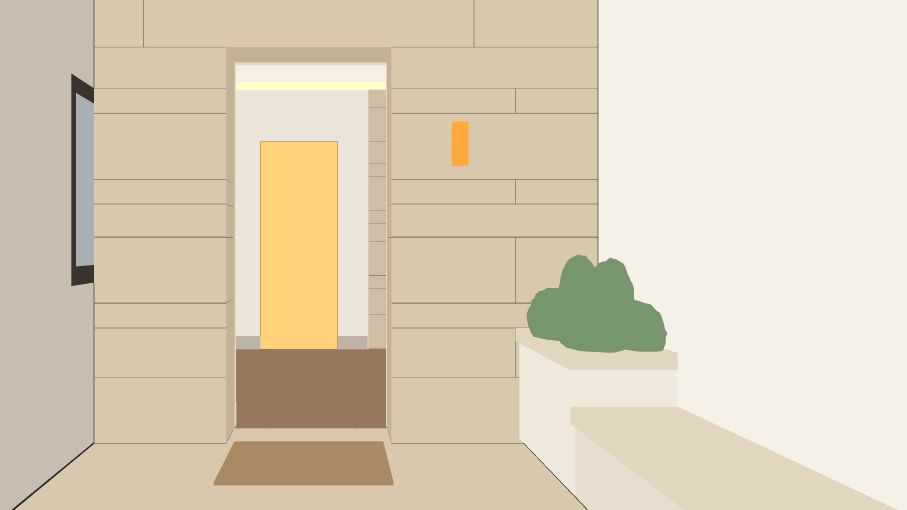
#> input picture assets/blockout/house/framing/wm-door-2026-11-16/D0-none-id.png, 2720 x 1530 px (shown at 1/3 size); its folder holds only this picture in this run
$ python heal_hdx_corner.py ../../../../../blockout/house/framing/wm-door-2026-11-16/D0-none-id.png ../../../../../blockout/house/framing/wm-door-2026-11-16/D0-open-id.png
#> lines starting #> are read from the running program, lines starting #| are printed output that depends on the picture
### assets/renders/hall/warm-modern/hall-2026-11-17/tools/prep_d0o.py
#!/usr/bin/env python3
"""
prep_d0o.py: the model input of the D0o still (render-agent, 2026-11-17). 0 tokens.
  outside the mask: the approved D0 (assets/renders/hall/warm-modern/door-2026-11-16/d0.png), byte for byte
  inside the mask: the lit clay D0-none (wm-door-2026-11-16), through its id pass:
    - the whole interior scaled in linear light so that the jib door (id 82, u 0.28-0.36, v 0.40-0.55, Z 0.80-1.65) sits
      at the 11.9.3 target, -0.60 stops vs base.png's back wall
    - the hall floor (10) to smoked oak: chroma of #8B6F55, median L* 42 (base.png's oak, about 0.6 stop down), its
      plank shading kept as a ratio
    - plaster (11, 14, 15, 64, 82, 83) to bone (a* 1, b* 5), stone (85, 86, 94) to the honed limestone (a* 2, b* 12),
      the slot (95) to a warm white; lightness kept
The mask = the leaf rectangle of motion-agent's section 2 (u 0.2441-0.4224, v 0.0997-0.8603), plus the one column
(x 1161) where D0's leaf runs 1.17 px past it (d0-lock.json): without it a 1 px walnut line stays on the right jamb.

  python3 prep_d0o.py <out_input.png> <out_mask.png>
"""
import sys

import numpy as np
from PIL import Image

sys.path.insert(0, __file__.rsplit("/", 1)[0])
import hallkit as K  # noqa: E402

M = np.array([[0.4124, 0.3576, 0.1805], [0.2126, 0.7152, 0.0722], [0.0193, 0.1192, 0.9505]])
WP = np.array([0.95047, 1.0, 1.08883])


def to_lin(rgb):
    return np.where(rgb <= 0.04045, rgb / 12.92, ((rgb + 0.055) / 1.055) ** 2.4)


def to_srgb(l):
    l = np.clip(l, 0, 1)
    return np.where(l <= 0.0031308, 12.92 * l, 1.055 * l ** (1 / 2.4) - 0.055)


# [66 lines left out: functions lab_from_lin, lin_from_lab, mask_d0o, main, not called in this run]


# [2 lines that do not run on import are left out]

### assets/renders/hall/warm-modern/hall-2026-11-17/tools/hallkit.py
#!/usr/bin/env python3
"""
hallkit.py: shared helpers for the four hall stills (D0o, HDx, HD, HT), render-agent 2026-11-17. 0 tokens.
- canvases and cameras of each still (site/tools/transitions/camgeo.py conventions)
- the clay passes (id, depth) of each still
- levels in display terms against base.png's back wall (ch. 11.9.1 / 11.9.3 of the designer's proposal)
- line locks: the clay's lines from its id pass, found in an image by registering across-line luminance profiles
  against a reference (the lit input sent to the model), as lock_d0.py of 2026-11-16 does.
"""
from __future__ import annotations

import math
import os
import sys

import cv2
import numpy as np
from PIL import Image

REPO = "/home/user/homedesign-app"
sys.path.insert(0, os.path.join(REPO, "site/tools/transitions"))
import camgeo as cg  # noqa: E402

CLAY = os.path.join(REPO, "assets/blockout/house/framing/wm-door-2026-11-16")
BASE = os.path.join(REPO, "assets/renders/living-room/warm-modern/phase2-2026-11-10/layers/base.png")
D0 = os.path.join(REPO, "assets/renders/hall/warm-modern/door-2026-11-16/d0.png")
BASE_BACK_WALL = 0.751      # base.png back wall, display-decoded linear median (checks_wm_door_final.py)
OVS_X = cg.BASE_BOX[0] / (cg.BASE_BOX[2] - cg.BASE_BOX[0])

HT_CAM = cg.Cam((3.60, 8.15, 1.20), 90.0, 0.36, 0.48)
CAMS = {"D0o": cg.D0, "HT": HT_CAM, "HD": cg.HD, "HDx": cg.HDX}
CLAY_FRAME = {"D0o": "D0-none", "HT": "HT", "HD": "HD", "HDx": "HDx"}


# [4 lines left out: function canvas, not called in this run]


def clay_id(name):
    return np.asarray(Image.open(os.path.join(CLAY, CLAY_FRAME[name] + "-id.png")))


def clay_depth(name):
    d, ok = cg.load_depth_png(os.path.join(CLAY, CLAY_FRAME[name] + "-depth.png"))
    return d, ok


# [10 lines left out: function lin_Y, not called in this run]


def lstar(Y):
    f = np.where(Y > 216 / 24389, np.cbrt(Y), (24389 / 27 * Y + 16) / 116)
    return 116 * f - 16


# [15 lines left out: functions uvz, region, not called in this run]


# the measurable targets of 11.9.3 (display stops vs base.png back wall)
TARGETS = {
    "D0o": dict(ref=("jib door", (82,), (0.28, 0.36, 0.40, 0.55)), target=-0.60, tol=1 / 6),
    "HT": dict(ref=("jib door", (82,), (0.18, 0.35, 0.29, 0.65)), target=-0.60, tol=1 / 6,
               rel=("stone panel", (94,), (0.48, 0.77, 0.0, 1.0), (-0.6, -0.25))),
    "HD": dict(ref=("jib door", (82,), (0.05, 0.35, 0.16, 0.77)), target=-0.60, tol=1 / 6,
               rel=("stone panel", (94,), (0.55, 0.70, 0.0, 1.0), (-0.6, -0.25))),
    "HDx": dict(ref=("stone panel, left wall", (94,), (0.08, 0.24, 0.0, 1.0)), target=-1.0, tol=1 / 6,
                rel=("living back wall in the opening", (31,), (0.0, 1.0, 0.0, 1.0), None)),
}


def stops(Y, m):
    return math.log2(float(np.median(Y[m])) / BASE_BACK_WALL), int(m.sum())


# [126 lines left out: functions levels, d0_anchor, lum, _shift, measure_lines, runs_1d and 1 more, not called in this run]

### assets/renders/hall/warm-modern/hall-2026-11-17/tools/heal_hdx_corner.py
#!/usr/bin/env python3
"""heal_hdx_corner.py: QA HD-M1 (2026-11-17, run 5), 0 tokens. HDx's lower-left entrance stone (the clay's stone that HD magnifies
about x2 in its bottom course) is rougher than the others: pitted texture and a lit lip under its upper joint. Its fine texture is
replaced, its tone kept: per pixel, new = the stone's own masked low-pass (sigma 10 px, linear light, estimated 4 px inside its joints) x the luminance detail of the
smooth stone next to it (across the vertical joint), shifted onto it (a few offsets in turn, until every pixel has detail). In a 6 px band along its joints the detail is neutral (tone only), so no donor edge is copied in; along its upper joint HDx's own 6 px are kept (the lit lip every joint has). Only that stone's pixels change; the joints around it are kept.
  python3 heal_hdx_corner.py <hdx.png> <out.png>"""
import json, sys
import cv2
import numpy as np
from PIL import Image
sys.path.insert(0, __file__.rsplit("/", 1)[0])
import hallkit as K
from prep_d0o import to_lin, to_srgb
img = to_lin(np.asarray(Image.open(sys.argv[1]).convert("RGB")).astype(np.float64) / 255)
#> in to_lin, `return np.where(rgb <= 0.04045, rgb / 12.92, ((rgb + 0.055) / 1.055) *..`:
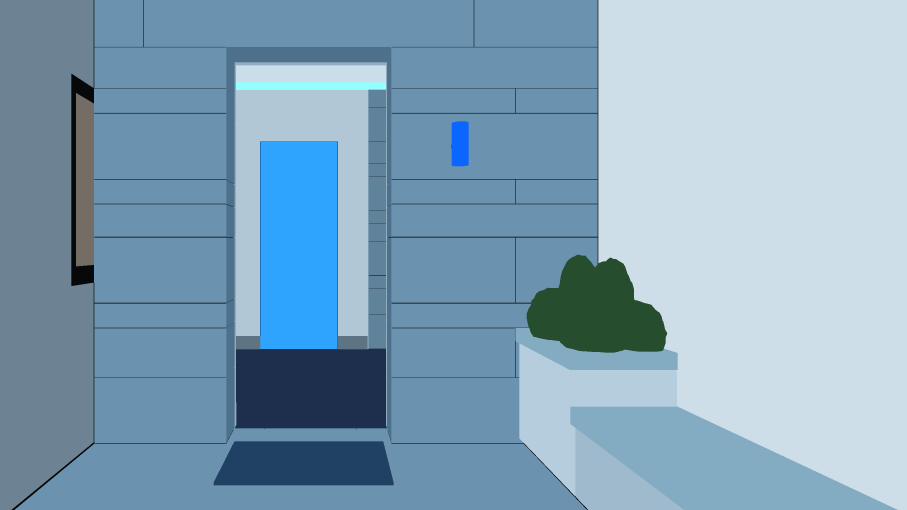
#> returned value: shape (1530, 2720, 3) float64 (shown at 1/3 size); mean of channels 0, 1, 2 0.733, 0.648, 0.524; drawn as B, G, R
cls = K.clay_id("HDx")
#> (the run stopped early here; a loop or call above may not have finished)

$ run again, on assets/blockout/house/framing/wm-door-2026-11-16/HT-id.png
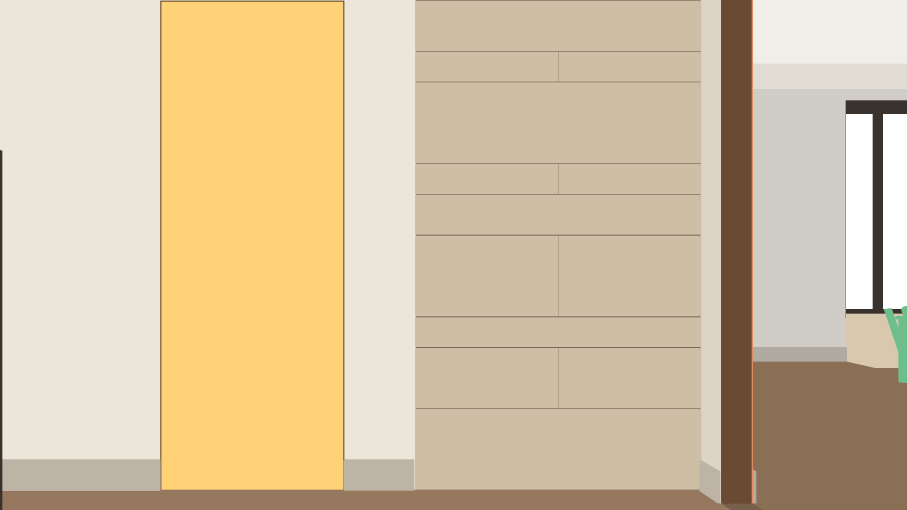
#> input picture assets/blockout/house/framing/wm-door-2026-11-16/HT-id.png, 2720 x 1530 px (shown at 1/3 size)
#> in to_lin, `return np.where(rgb <= 0.04045, rgb / 12.92, ((rgb + 0.055) / 1.055) *..`:
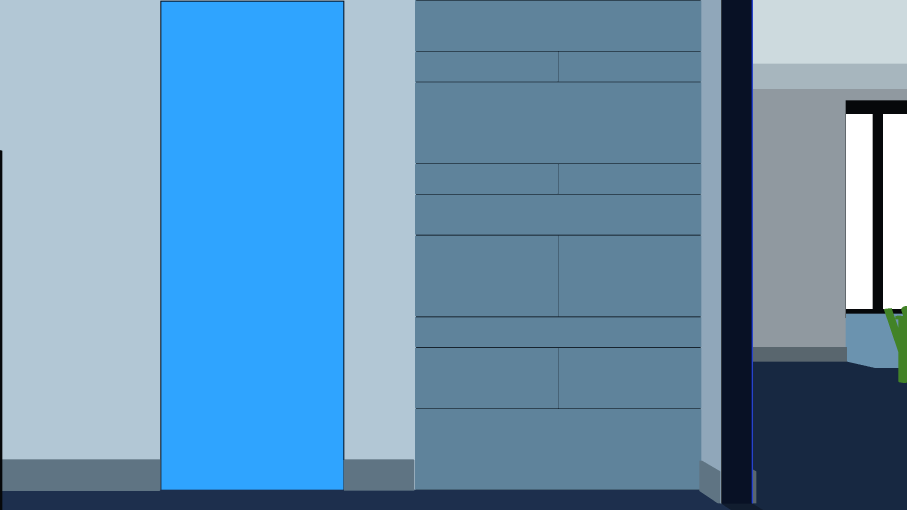
#> returned value: shape (1530, 2720, 3) float64 (shown at 1/3 size); mean of channels 0, 1, 2 0.704, 0.577, 0.414; drawn as B, G, R

$ run again, on assets/blockout/house/framing/wm-door-2026-11-16/D0-open-id.png
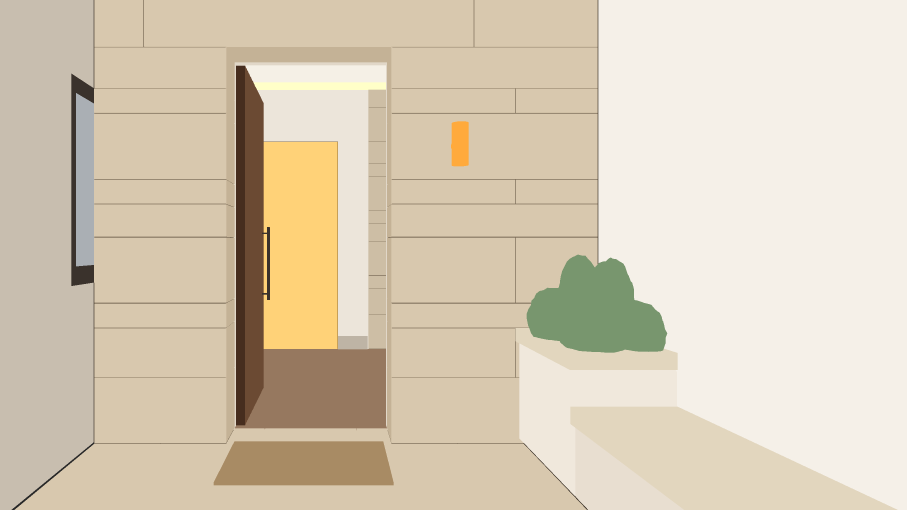
#> input picture assets/blockout/house/framing/wm-door-2026-11-16/D0-open-id.png, 2720 x 1530 px (shown at 1/3 size)
#> in to_lin, `return np.where(rgb <= 0.04045, rgb / 12.92, ((rgb + 0.055) / 1.055) *..`:
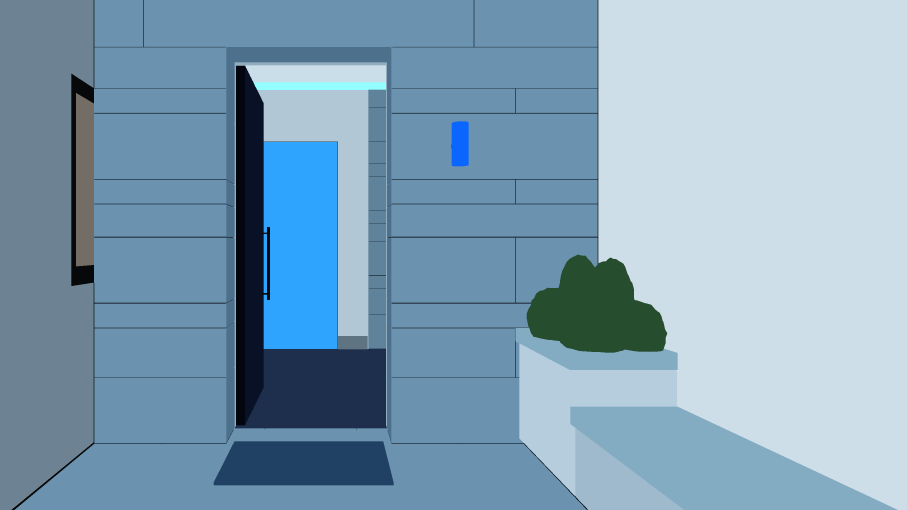
#> returned value: shape (1530, 2720, 3) float64 (shown at 1/3 size); mean of channels 0, 1, 2 0.72, 0.636, 0.513; drawn as B, G, R

$ run again, on assets/blockout/house/framing/wm-door-2026-11-16/HD-id.png
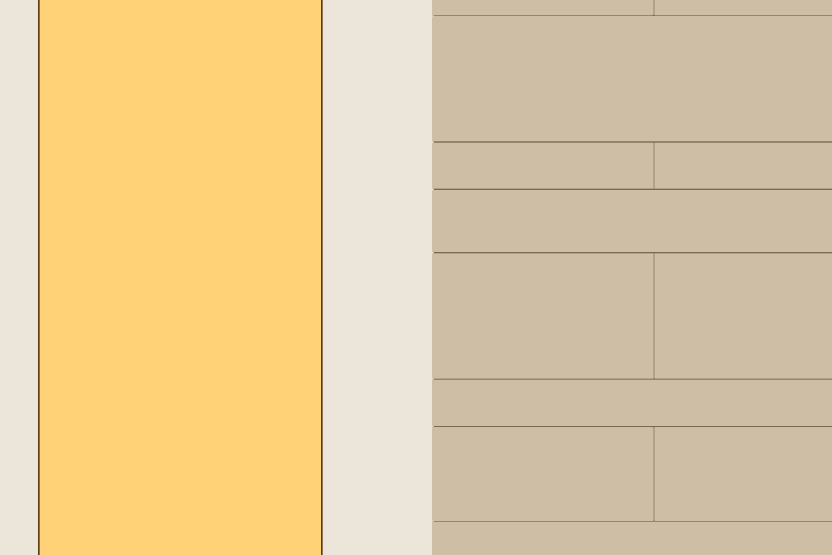
#> input picture assets/blockout/house/framing/wm-door-2026-11-16/HD-id.png, 2496 x 1664 px (shown at 1/3 size)
#> in to_lin, `return np.where(rgb <= 0.04045, rgb / 12.92, ((rgb + 0.055) / 1.055) *..`:
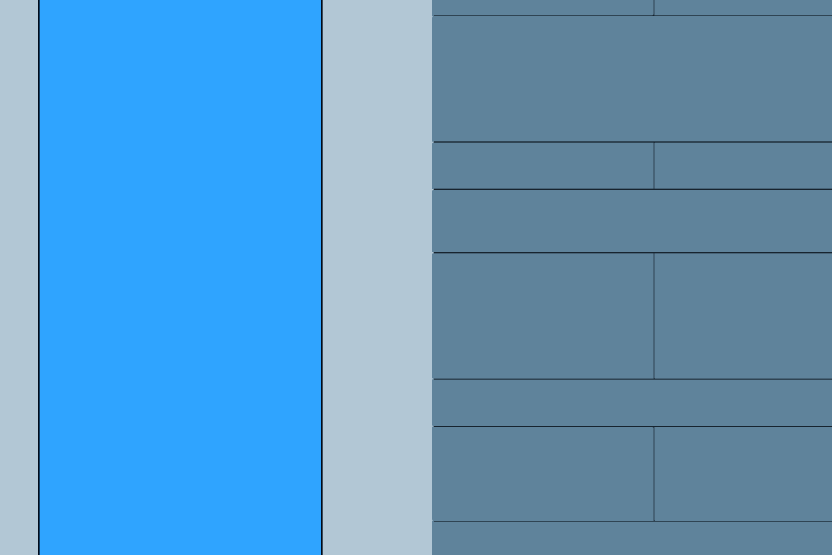
#> returned value: shape (1664, 2496, 3) float64 (shown at 1/3 size); mean of channels 0, 1, 2 0.778, 0.602, 0.367; drawn as B, G, R
